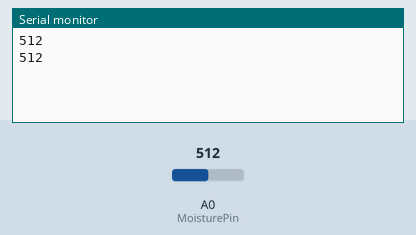
The sketch below on a simulated Arduino Uno, built with avr-gcc and run on an emulated ATmega328P. Shown: the last lines printed to the serial monitor. The inputs (shaded band) are chosen by the test bench; at power-on: A0 (MoisturePin) = 512.

Above: at 2.8 s.
2.9 s: A0 (MoisturePin) set to 110
At 5.2 s:
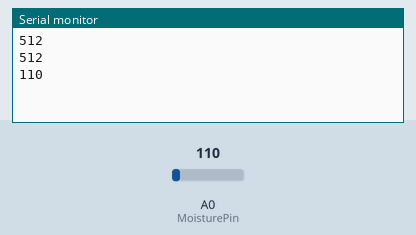
5.6 s: A0 (MoisturePin) set to 90
At 7.0 s:
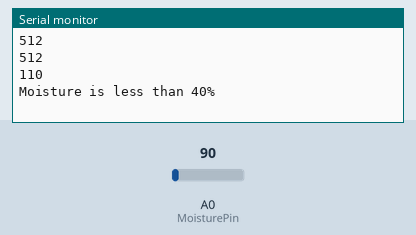

Measured:
- the behaviour switches between 100 and 99 on A0 (MoisturePin) (found by bisection; images 1 and 2)
- after the input at 2.9 s, the serial monitor: prints a new line after 1.1 s (image 1)
- after the input at 5.6 s, the serial monitor: prints a new line after 0.40 s (image 2)

The sketch:

Soil_moisture_testing.ino
```cpp
#define MoisturePin A0
void setup() {
  // put your setup code here, to run once:
  pinMode(MoisturePin, INPUT); // soil moisture reader pin
  Serial.begin(9600);
}

void loop() {
  // put your main code here, to run repeatedly:
   int MoistureValue= analogRead(MoisturePin);
   if(MoistureValue>=100){
     Serial.println(MoistureValue);
   }
   else{
     Serial.println("Moisture is less than 40%");
   }
  delay(2000);// 2 sec delay
}
```
